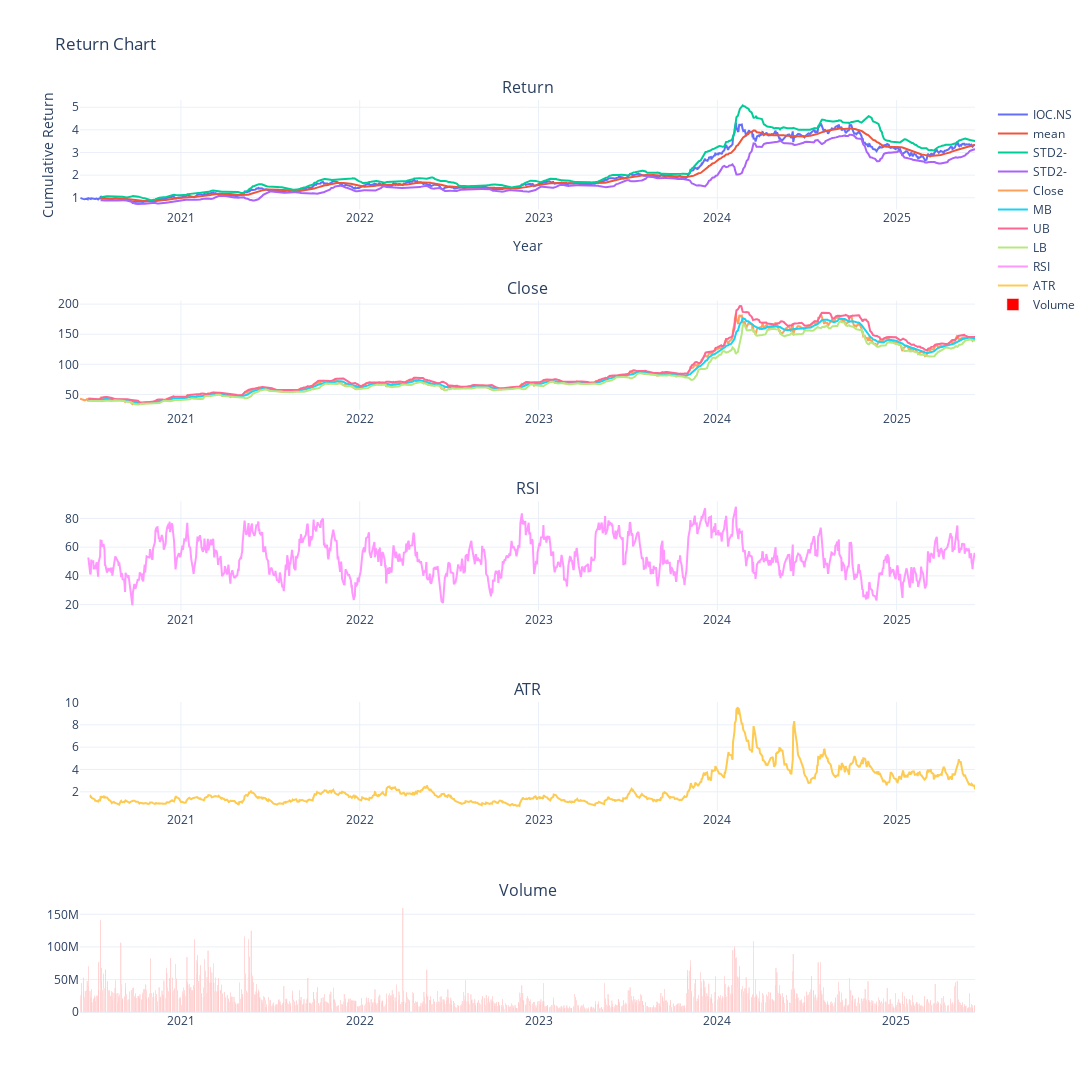

The code cell stored with this chart in its notebook:
### Code cell
# Create a line chart
from plotly.subplots import make_subplots
import plotly.graph_objects as go
# fig = go.Figure()

fig = make_subplots(
    rows=5, cols=1,
    subplot_titles=("Return", "Close", "RSI", "ATR", "Volume"))





# Add multiple lines (traces) to the figure
for key in data:
    fig.add_trace(go.Scatter(
        x=data[key].index,
        y=data[key]['cum_rtn'],
        mode='lines',  # Set the mode to 'lines' for a line chart
        name=key# Use the name for each line from the dictionary
    ),  row=1, col=1,)

for key in data:
    fig.add_trace(go.Scatter(
        x=data[key].index,
        y=data[key]['r_mean'],
        mode='lines',  # Set the mode to 'lines' for a line chart
        name='mean'# Use the name for each line from the dictionary
    ),row=1, col=1,)

for key in data:
    fig.add_trace(go.Scatter(
        x=data[key].index,
        y=data[key]['r_std2+'],
        mode='lines',  # Set the mode to 'lines' for a line chart
        name='STD2-'# Use the name for each line from the dictionary
    ),row=1, col=1,)
    
for key in data:
    fig.add_trace(go.Scatter(
        x=data[key].index,
        y=data[key]['r_std2-'],
        mode='lines',  # Set the mode to 'lines' for a line chart
        name='STD2-'# Use the name for each line from the dictionary
    ),row=1, col=1,)   

#Close
for key in data:
    fig.add_trace(go.Scatter(
        x=data[key].index,
        y=data[key]['Close'],
        mode='lines',  # Set the mode to 'lines' for a line chart
        name='Close'# Use the name for each line from the dictionary
    ),row=2, col=1,)   
for key in data:
    fig.add_trace(go.Scatter(
        x=data[key].index,
        y=data[key]['MB'],
        mode='lines',  # Set the mode to 'lines' for a line chart
        name='MB'# Use the name for each line from the dictionary
    ),row=2, col=1,)

for key in data:
    fig.add_trace(go.Scatter(
        x=data[key].index,
        y=data[key]['UB'],
        mode='lines',  # Set the mode to 'lines' for a line chart
        name='UB'# Use the name for each line from the dictionary
    ),row=2, col=1,)
    
for key in data:
    fig.add_trace(go.Scatter(
        x=data[key].index,
        y=data[key]['LB'],
        mode='lines',  # Set the mode to 'lines' for a line chart
        name='LB'# Use the name for each line from the dictionary
    ),row=2, col=1,) 

#RSI

for key in data:
    fig.add_trace(go.Scatter(
        x=data[key].index,
        y=data[key]['RSI'],
        mode='lines',  # Set the mode to 'lines' for a line chart
        name='RSI'# Use the name for each line from the dictionary
    ),row=3, col=1,)   


#ATR

for key in data:
    fig.add_trace(go.Scatter(
        x=data[key].index,
        y=data[key]['ATR'],
        mode='lines',  # Set the mode to 'lines' for a line chart
        name='ATR'# Use the name for each line from the dictionary
    ),row=4, col=1,)   

#Volume

for key in data:
    fig.add_trace(go.Bar(
        x=data[key].index,
        y=data[key]['Volume'],
        name='Volume',# Use the name for each line from the dictionary
        marker=dict(color='red')
    ),row=5, col=1,)   


# Customize the layout
fig.update_layout(
    title="Return Chart",
    xaxis_title="Year",
    yaxis_title="Cumulative Return",
    autosize=False,
    width=1100,
    height=1400,
    template='plotly_white'
)

# Show the plot
fig.show()

### Figure 1 — Plotly figure (JSON) as saved in the notebook; plotly's stock layout.template omitted (floating-point values rounded to 4 significant figures; data arrays with more than 128 entries replaced by an {"elided": "..."} marker saying what was removed)
{"data": [{"mode": "lines", "name": "IOC.NS", "type": "scatter", "x": {"elided": "1241 str values"}, "xaxis": "x", "y": {"elided": "1241 float values"}, "yaxis": "y"}, {"mode": "lines", "name": "mean", "type": "scatter", "x": {"elided": "1241 str values"}, "xaxis": "x", "y": {"elided": "1241 float values"}, "yaxis": "y"}, {"mode": "lines", "name": "STD2-", "type": "scatter", "x": {"elided": "1241 str values"}, "xaxis": "x", "y": {"elided": "1241 float values"}, "yaxis": "y"}, {"mode": "lines", "name": "STD2-", "type": "scatter", "x": {"elided": "1241 str values"}, "xaxis": "x", "y": {"elided": "1241 float values"}, "yaxis": "y"}, {"mode": "lines", "name": "Close", "type": "scatter", "x": {"elided": "1241 str values"}, "xaxis": "x2", "y": {"elided": "1241 float values"}, "yaxis": "y2"}, {"mode": "lines", "name": "MB", "type": "scatter", "x": {"elided": "1241 str values"}, "xaxis": "x2", "y": {"elided": "1241 float values"}, "yaxis": "y2"}, {"mode": "lines", "name": "UB", "type": "scatter", "x": {"elided": "1241 str values"}, "xaxis": "x2", "y": {"elided": "1241 float values"}, "yaxis": "y2"}, {"mode": "lines", "name": "LB", "type": "scatter", "x": {"elided": "1241 str values"}, "xaxis": "x2", "y": {"elided": "1241 float values"}, "yaxis": "y2"}, {"mode": "lines", "name": "RSI", "type": "scatter", "x": {"elided": "1241 str values"}, "xaxis": "x3", "y": {"elided": "1241 float values"}, "yaxis": "y3"}, {"mode": "lines", "name": "ATR", "type": "scatter", "x": {"elided": "1241 str values"}, "xaxis": "x4", "y": {"elided": "1241 float values"}, "yaxis": "y4"}, {"marker": {"color": "red"}, "name": "Volume", "type": "bar", "x": {"elided": "1241 str values"}, "xaxis": "x5", "y": {"elided": "1241 int values"}, "yaxis": "y5"}], "layout": {"annotations": [{"font": {"size": 16}, "showarrow": false, "text": "Return", "x": 0.5, "xanchor": "center", "xref": "paper", "y": 1, "yanchor": "bottom", "yref": "paper"}, {"font": {"size": 16}, "showarrow": false, "text": "Close", "x": 0.5, "xanchor": "center", "xref": "paper", "y": 0.78, "yanchor": "bottom", "yref": "paper"}, {"font": {"size": 16}, "showarrow": false, "text": "RSI", "x": 0.5, "xanchor": "center", "xref": "paper", "y": 0.56, "yanchor": "bottom", "yref": "paper"}, {"font": {"size": 16}, "showarrow": false, "text": "ATR", "x": 0.5, "xanchor": "center", "xref": "paper", "y": 0.34, "yanchor": "bottom", "yref": "paper"}, {"font": {"size": 16}, "showarrow": false, "text": "Volume", "x": 0.5, "xanchor": "center", "xref": "paper", "y": 0.12, "yanchor": "bottom", "yref": "paper"}], "autosize": false, "height": 1400, "title": {"text": "Return Chart"}, "width": 1100, "xaxis": {"anchor": "y", "autorange": true, "domain": [0, 1], "range": ["2020-06-09", "2025-06-10"], "title": {"text": "Year"}, "type": "date"}, "xaxis2": {"anchor": "y2", "autorange": true, "domain": [0, 1], "range": ["2020-06-09", "2025-06-10"], "type": "date"}, "xaxis3": {"anchor": "y3", "autorange": true, "domain": [0, 1], "range": ["2020-06-09", "2025-06-10"], "type": "date"}, "xaxis4": {"anchor": "y4", "autorange": true, "domain": [0, 1], "range": ["2020-06-09", "2025-06-10"], "type": "date"}, "xaxis5": {"anchor": "y5", "autorange": true, "domain": [0, 1], "range": ["2020-06-08 12:00", "2025-06-10 12:00"], "type": "date"}, "yaxis": {"anchor": "x", "autorange": true, "domain": [0.88, 1], "range": [0.485, 5.318], "title": {"text": "Cumulative Return"}, "type": "linear"}, "yaxis2": {"anchor": "x2", "autorange": true, "domain": [0.66, 0.78], "range": [24.04, 205.8], "type": "linear"}, "yaxis3": {"anchor": "x3", "autorange": true, "domain": [0.44, 0.56], "range": [15.74, 91.96], "type": "linear"}, "yaxis4": {"anchor": "x4", "autorange": true, "domain": [0.22, 0.34], "range": [0.2497, 10.05], "type": "linear"}, "yaxis5": {"anchor": "x5", "autorange": true, "domain": [0, 0.12], "range": [0, 168000000.0], "type": "linear"}}}
